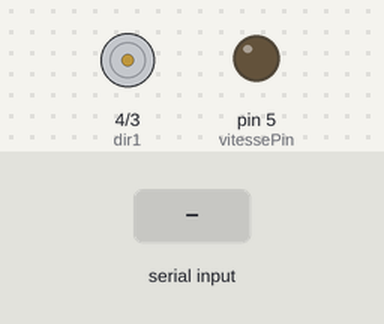
Simulated run of this sketch. Board: Arduino Uno, built with avr-gcc and run on an emulated ATmega328P. On the bench: motor-driver pin pairs drawn as motors (green arrow = first pin HIGH = forward, orange = second pin HIGH = backward, longer = more drive), output pins drawn as LEDs (lit = HIGH). The inputs (shaded band) are chosen by the test bench.

Above: at 1.2 s.
1.3 s: "90,45\n" received over Serial
At 1.6 s:
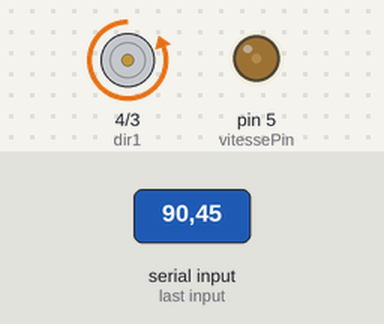
2.8 s: "30,150\n" received over Serial
At 4.0 s:
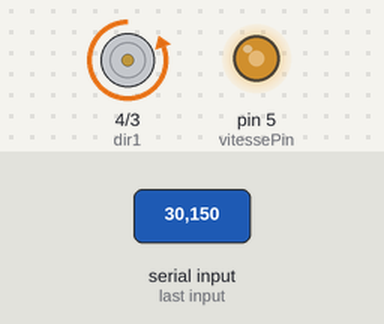
4.3 s: "200\n" received over Serial
At 5.1 s:
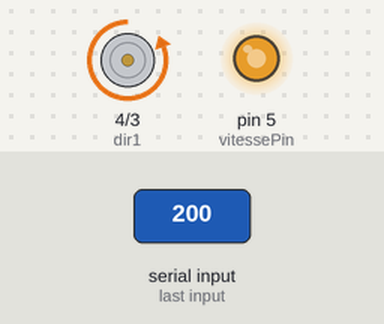
5.8 s: "90\n" received over Serial
At 6.2 s:
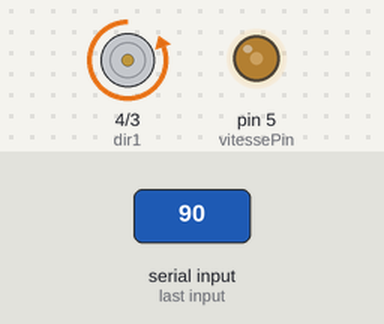
Timing chart, 0 to 8.3 s (numbered marks = the images above; inputs shaded):
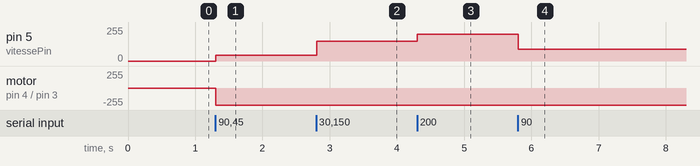

The sketch:

motor_control.ino
```cpp
int vitessePin = 5;  // PWM pin connected to motor driver
int dir1 = 4;        // Direction control pin 1
int dir2 = 3;        // Direction control pin 2
int vitesse = 0;     // Motor speed (0-255)

void setup() {
  pinMode(vitessePin, OUTPUT);
  pinMode(dir1, OUTPUT);
  pinMode(dir2, OUTPUT);
  Serial.begin(9600);
}

void loop() {
  if (Serial.available() > 0) {
    vitesse = Serial.parseInt();

    if (vitesse != 0) {
      // Set motor direction
      digitalWrite(dir1, LOW);
      digitalWrite(dir2, HIGH);

      // Apply PWM signal to control motor speed
      analogWrite(vitessePin, vitesse);
    }
  }
}
```

Measured:
- after the input at 1.3 s, pin 5 (vitessePin): 0/255 → 45/255 at once; motor on pin 4 (dir1) / pin 3 (dir2): stopped → backward 255/255 at once
- after the input at 2.8 s, pin 5 (vitessePin): 45/255 → 150/255 at once
- after the input at 4.3 s, pin 5 (vitessePin): 150/255 → 200/255 at once
- after the input at 5.8 s, pin 5 (vitessePin): 200/255 → 90/255 at once
